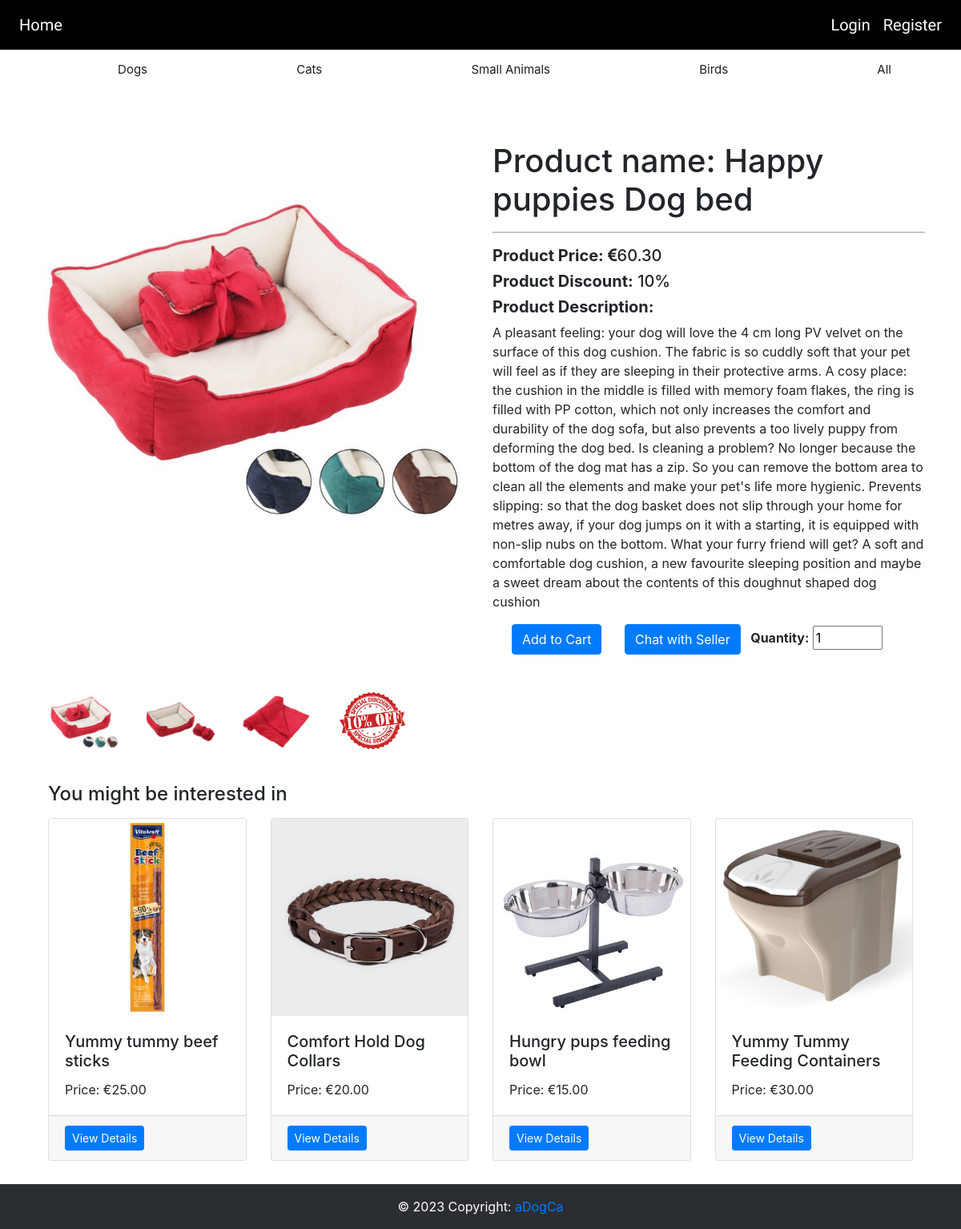
The app's page /product/3 with its own data.
### website/models.py (models this page shows)
class Products(db.Model):
    __searchable__ = ['name', 'description']
    id = db.Column(db.Integer, primary_key=True)
    category = db.Column(db.String(50), nullable=False)
    name = db.Column(db.String(100), nullable=False)
    description = db.Column(db.String(100), nullable=False)
    price = db.Column(db.Numeric(precision=10, scale=2))
    totalPrice = db.Column(db.Numeric(precision=10, scale=2))
    stock = db.Column(db.Integer)
    image1 = db.Column(db.String(120), default='image.jpg')
    image2 = db.Column(db.String(120), default='image.jpg')
    image3 = db.Column(db.String(120), default='image.jpg')
    discount = db.Column(db.String(100), db.ForeignKey('offer_codes.discount_code'))
    discount_percentage = db.Column(db.Integer)
    date = db.Column(db.DateTime(timezone=True), default=func.now())
    user_id = db.Column(db.Integer, db.ForeignKey('user.id'))
    offers = db.Column(db.String(120), default="0", nullable=False)
    offer_img = db.Column(db.String(120), default='image.jpg')
    is_sponsored = db.Column(db.String(120),default="No")

class OfferCodes(db.Model):
    discount_code = db.Column(db.String(100), primary_key=True)
    discount_percentage = db.Column(db.Integer)
    validity = db.Column(db.Date, default=date.today)
    seller_id = db.Column(db.Integer, db.ForeignKey('user.id'))
    discount_img = db.Column(db.String(120), default='image.jpg')
    products = db.relationship('Products')

### website/views.py (the view)
@views.route('/product/<int:id>')
def detailsPage(id):
    product = Products.query.get_or_404(id)
    seller = User.query.get_or_404(product.user_id)
    suggestions = Products.query.filter(Products.category == product.category, Products.id != id).limit(4).all()
    print(suggestions)
    discount_code = product.discount
    expired_offer = OfferCodes.query.filter_by(discount_code="EXPIREDOFFER").first()
    if discount_code:
        offer = OfferCodes.query.filter_by(discount_code=discount_code).first()
        if offer and offer.validity > date.today():
            discount_percentage = offer.discount_percentage
            discount_img_path = offer.discount_img
        else:
            discount_percentage = 0
            discount_img_path = expired_offer.discount_img
    else:
        discount_percentage = 0
        discount_img_path = ''
    return render_template("details.html", product=product, user=current_user, discount_percentage=discount_percentage,
                           discount_img_path=discount_img_path, seller=seller, suggestions=suggestions)

### website/templates/details.html (shortened to what this page needs)
{% extends "base.html" %}
{% block content %}
<div class="container mt-5">
  <div class="row">
    <div class="col-md-6" id="b_image">
      <img src="/static/img/{{product.image1}}" class="img-fluid" alt="Product Image">
    </div>
    <div class="col-md-6">
      <h1>Product name: {{product.name}}</h1>
      <hr>
      {% if discount_percentage|default(0)|int > 0 %}
      <h5><b>Product Price:</b> <span><i class="fa fa-euro"></i>{{ product.price - product.price * discount_percentage / 100 }}</span></h5>
      {% else %}
      <h5><b>Product Price:</b> €{{product.price}}</h5>
      {% endif %}
      {% if discount_percentage|default(0)|int > 0 %}
      <h5><b>Product Discount:</b> {{discount_percentage}}%</h5>
      {% endif %}
      <h5><b>Product Description:</b></h5>
      <p>{{product.description}}</p>
      <form action="{{url_for('views.addToCart')}}" method="post">
        <button class="btn btn-primary ml-4">Add to Cart</button>
        <a class="btn btn-primary ml-4" href="{{ url_for('views.chat', seller_id=seller.id) }}">Chat with Seller</a>
        <label class="ml-2" for="quantity">Quantity:</label>
        <input type="number" name="quantity" value="1" min="1" max="{{product.stock}}">
      </form>
    </div>
  </div>
  <div class="row mt-4">
    <div class="col-md-12">
      <div id="s_image" class="d-flex justify-content-start align-items-center">
        <img src="/static/img/{{product.image1}}" class="p-3" width="120" height="120">
        <img src="/static/img/{{product.image2}}" class="p-3" width="120" height="120">
        <img src="/static/img/{{product.image3}}" class="p-3" width="120" height="120">
        <img src="/static/img/{{discount_img_path}}" class="p-3" width="120" height="120">
      </div>
    </div>
  </div>
  <div class="container mb-4">
    <h4 class="mb-3">You might be interested in</h4>
    <div class="row">
      {% for suggestion in suggestions %}
      <div class="col-md-3 mb-4">
        <div class="card h-100">
          <img src="/static/img/{{ suggestion.image1 }}" class="card-img-top" alt="Product Image">
          <div class="card-body">
            <h5 class="card-title">{{ suggestion.name }}</h5>
            <p class="card-text">Price: €{{ suggestion.price }}</p>
          </div>
          <div class="card-footer">
            <a href="{{ url_for('views.detailsPage', id=suggestion.id) }}" class="btn btn-primary btn-sm">View Details</a>
          </div>
        </div>
      </div>
      {% endfor %}
    </div>
  </div>
</div>
{% endblock %}

### website/static/style.css (style rules this page uses)
body { font-family: 'Montserrat', sans-serif; }
label { font-weight: bold; }
html { scroll-behavior: smooth; margin: 0; padding: 0; height: 100%; }
body { overflow-x:hidden; font-family: 'Titillium Web', sans-serif; margin: 0; padding: 0; height: 100%; }
:root { scrollbar-color: rgb(210,210,210) rgb(46,54,69) !important; scrollbar-width: thin !important; }
a { text-decoration:none; }
.row:after { content: ""; display: table; clear: both; }
.container { padding: 16px; }

### records on screen
Products: image1 (picture), name "Happy puppies Dog bed", product.price-product.price*discount_percentage/100 "60.30", description "A pleasant feeling: your dog will love the 4 cm long PV velvet on the surface of this dog cushion. The fabric is so cuddly soft that your pet will feel as if they are sleeping in their protective arms. A cosy place: the cushion in the middle is filled with memory foam flakes, the ring is filled with PP cotton, which not only increases the comfort and durability of the dog sofa, but also prevents a too lively puppy from deforming the dog bed. Is cleaning a problem? No longer because the bottom of the dog mat has a zip. So you can remove the bottom area to clean all the elements and make your pet's life more hygienic. Prevents slipping: so that the dog basket does not slip through your home…", image2 (picture), image3 (picture)
OfferCodes: discount_img (picture)
Products: image1 (picture), name "Yummy tummy beef sticks", price "25.00"
Products: image1 (picture), name "Comfort Hold Dog Collars", price "20.00"
Products: image1 (picture), name "Hungry pups feeding bowl", price "15.00"
Products: image1 (picture), name "Yummy Tummy Feeding Containers", price "30.00"

### other values on screen
{{ discount_percentage }} "10"
